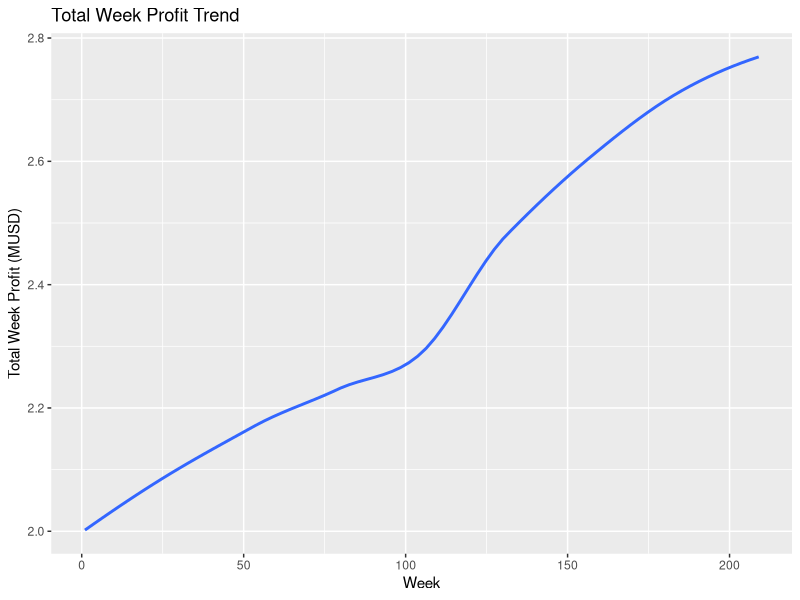
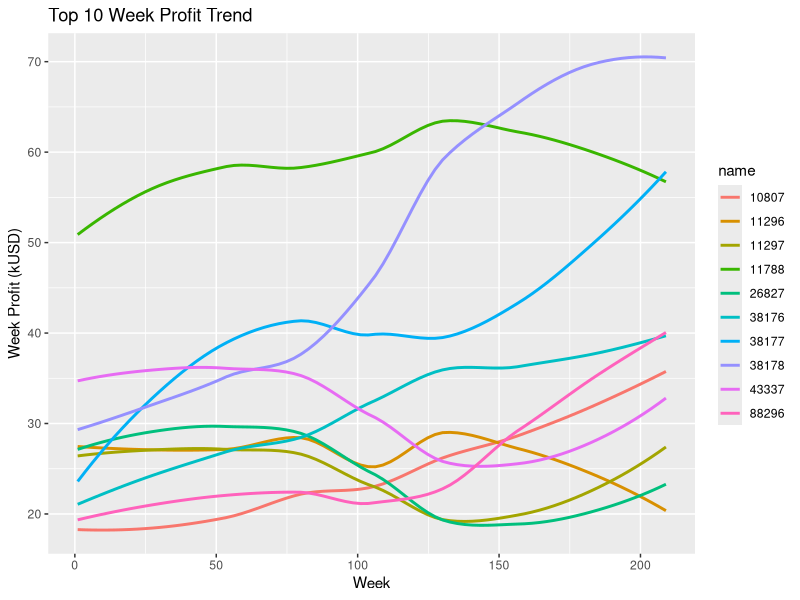

Reproduce these figures in R, in order. (Note: this script raises an error after producing the figures.)
## ---- chunk 1
knitr::opts_chunk$set(echo = TRUE)
## ---- chunk 2
library(ggplot2)
tot.trend = read.csv("tot.trend.csv")
tot.trend_plot <- ggplot(tot.trend) + geom_smooth(aes(week, week_p), method = 'loess', se = FALSE, formula = y~x) + labs(title = 'Total Week Profit Trend', x = 'Week', y = 'Total Week Profit (MUSD)')


trend.df = read.csv("trend.df.csv")
trend.df[,3] <- as.factor(trend.df[,3])
trend_plot <- ggplot(trend.df) + geom_smooth(aes(week,value,colour=name), method = 'loess', se = FALSE, formula = y~x) +labs(title = 'Top 10 Week Profit Trend', x = 'Week', y = 'Week Profit (kUSD)')

## ---- chunk 3
tot.trend_plot
trend_plot
## ---- chunk 4
knitr::include_graphics(c("MapBefore.png","MapAfter.png"))
## ---- chunk 5
knitr::include_graphics(c("Rplot02.png" ,"Rplot.png","Rplot01.png"))
## ---- chunk 6
knitr::include_graphics(c("Capture.PNG" ,"Capture2.PNG"))
## ---- chunk 7
knitr::include_graphics(c("Capture3.PNG" ,"Rplotutr.png"))
